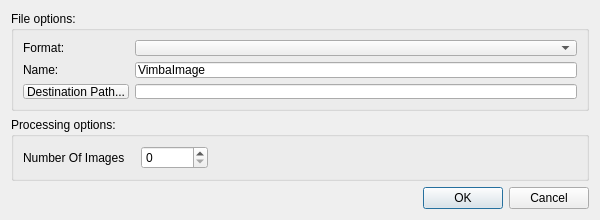
<?xml version="1.0" encoding="UTF-8"?>
<ui version="4.0">
 <class>Dialog</class>
 <widget class="QDialog" name="Dialog">
  <property name="geometry">
   <rect>
    <x>0</x>
    <y>0</y>
    <width>600</width>
    <height>220</height>
   </rect>
  </property>
  <property name="minimumSize">
   <size>
    <width>600</width>
    <height>220</height>
   </size>
  </property>
  <property name="maximumSize">
   <size>
    <width>600</width>
    <height>220</height>
   </size>
  </property>
  <property name="windowTitle">
   <string>Saving Options</string>
  </property>
  <layout class="QVBoxLayout" name="verticalLayout">
   <item>
    <layout class="QGridLayout" name="gridLayout">
     <item row="0" column="0">
      <widget class="QGroupBox" name="SaveImageFileNameGroup">
       <property name="title">
        <string>File options:</string>
       </property>
       <layout class="QVBoxLayout" name="verticalLayout_2">
        <item>
         <layout class="QGridLayout" name="gridLayout_2">
          <item row="1" column="0">
           <widget class="QLabel" name="ImageName">
            <property name="text">
             <string>Name:</string>
            </property>
           </widget>
          </item>
          <item row="1" column="2">
           <widget class="QLineEdit" name="ImageName_Edit">
            <property name="text">
             <string>VimbaImage</string>
            </property>
           </widget>
          </item>
          <item row="2" column="0">
           <widget class="QPushButton" name="ImageDestinationButton">
            <property name="text">
             <string>Destination Path...</string>
            </property>
           </widget>
          </item>
          <item row="2" column="2">
           <widget class="QLineEdit" name="ImageDestination_Edit">
            <property name="text">
             <string/>
            </property>
           </widget>
          </item>
          <item row="0" column="0">
           <widget class="QLabel" name="ImageFormat">
            <property name="text">
             <string>Format:</string>
            </property>
           </widget>
          </item>
          <item row="0" column="2">
           <widget class="QComboBox" name="ImageFormat_ComboBox"/>
          </item>
         </layout>
        </item>
       </layout>
      </widget>
     </item>
     <item row="1" column="0">
      <widget class="QGroupBox" name="groupBox_2">
       <property name="title">
        <string>Processing options:</string>
       </property>
       <layout class="QVBoxLayout" name="verticalLayout_3">
        <item>
         <layout class="QGridLayout" name="gridLayout_3">
          <item row="0" column="0">
           <widget class="QLabel" name="NumberOfImages">
            <property name="text">
             <string>Number Of Images   </string>
            </property>
           </widget>
          </item>
          <item row="0" column="1">
           <widget class="QSpinBox" name="NumberOfFrames_SpinBox">
            <property name="maximum">
             <number>1000000</number>
            </property>
           </widget>
          </item>
          <item row="0" column="2">
           <spacer name="horizontalSpacer">
            <property name="orientation">
             <enum>Qt::Horizontal</enum>
            </property>
            <property name="sizeHint" stdset="0">
             <size>
              <width>40</width>
              <height>20</height>
             </size>
            </property>
           </spacer>
          </item>
         </layout>
        </item>
       </layout>
      </widget>
     </item>
    </layout>
   </item>
   <item>
    <widget class="QDialogButtonBox" name="buttonBox">
     <property name="orientation">
      <enum>Qt::Horizontal</enum>
     </property>
     <property name="standardButtons">
      <set>QDialogButtonBox::Cancel|QDialogButtonBox::Ok</set>
     </property>
    </widget>
   </item>
  </layout>
 </widget>
 <resources/>
 <connections>
  <connection>
   <sender>buttonBox</sender>
   <signal>accepted()</signal>
   <receiver>Dialog</receiver>
   <slot>accept()</slot>
   <hints>
    <hint type="sourcelabel">
     <x>248</x>
     <y>254</y>
    </hint>
    <hint type="destinationlabel">
     <x>157</x>
     <y>274</y>
    </hint>
   </hints>
  </connection>
  <connection>
   <sender>buttonBox</sender>
   <signal>rejected()</signal>
   <receiver>Dialog</receiver>
   <slot>reject()</slot>
   <hints>
    <hint type="sourcelabel">
     <x>316</x>
     <y>260</y>
    </hint>
    <hint type="destinationlabel">
     <x>286</x>
     <y>274</y>
    </hint>
   </hints>
  </connection>
 </connections>
</ui>
